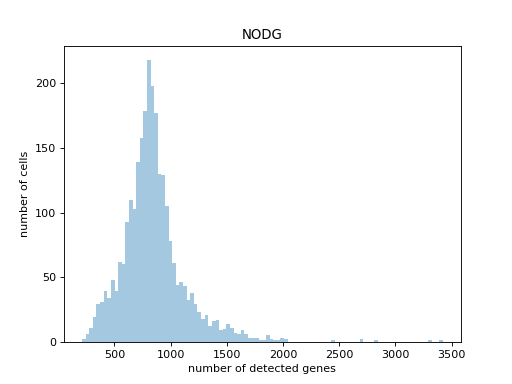

The script that drew this image:
import besca as bc
import matplotlib.pyplot as plt
adata = bc.datasets.pbmc3k_raw()
fig, ax = plt.subplots(1)
bc.pl.detected_genes(adata,ax=ax)
